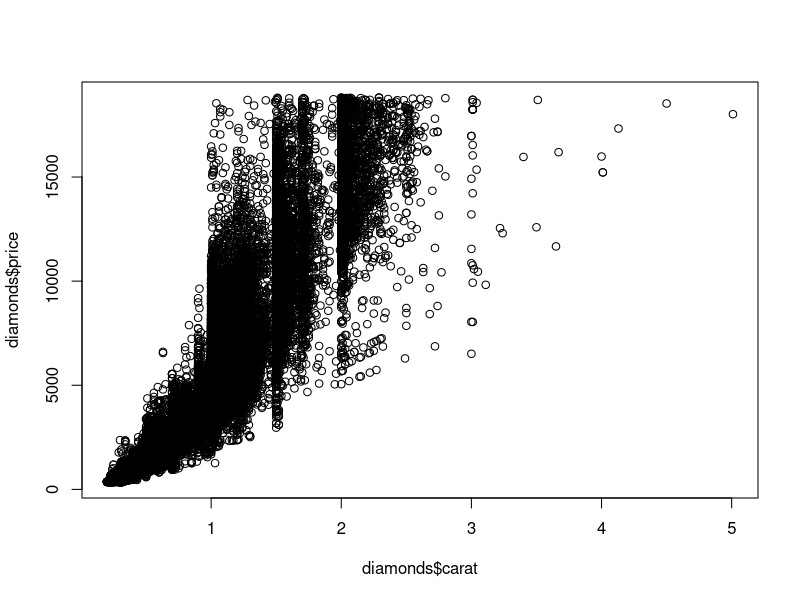
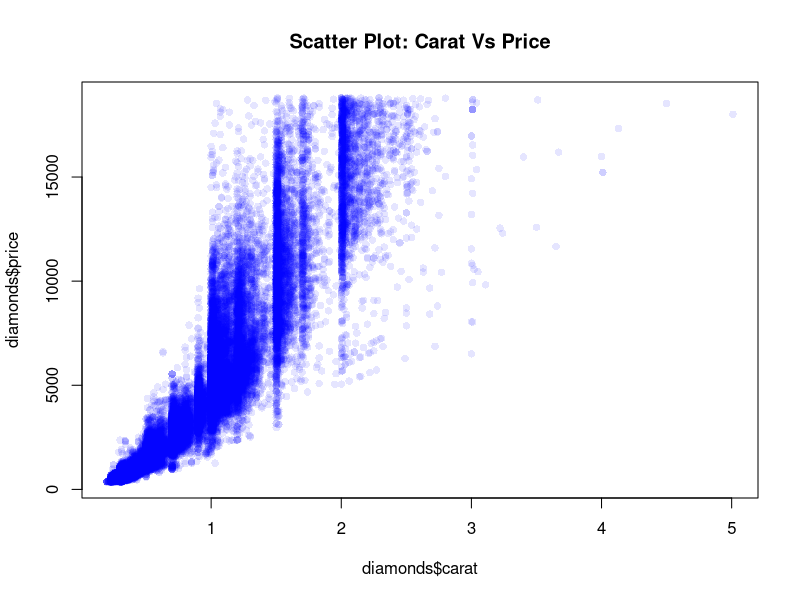
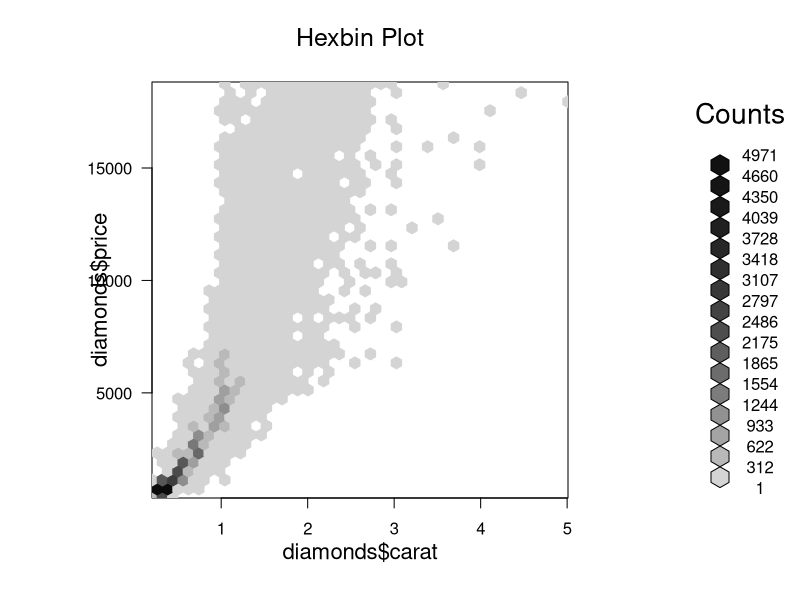
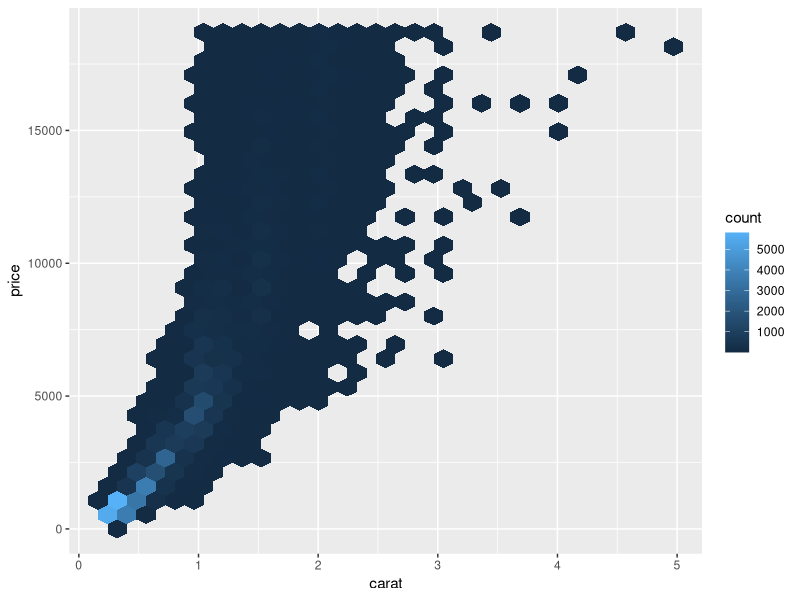

Source code (R) for these figures, in order:
#Load and Understand the DataSet
data(diamonds)
data(package=.packages(all.available = TRUE))
library(ggplot2)
data("diamonds")
str(diamonds)
dim(diamonds)
?diamonds

#Very basic Scatter'

plot(diamonds$carat,diamonds$price)

#improved Scatter
plot(diamonds$carat,diamonds$price,col=rgb(0,0,1,0.1),pch=16,
     main = "Scatter Plot: Carat Vs Price")
#Hexbin Using base r
install.packages('hexbin')

library(hexbin)
hb<-hexbin(diamonds$carat,diamonds$price,xbins = 40)
plot(hb,main="Hexbin Plot")

#basic hexbin using ggplot2

ggplot(diamonds,aes(x=carat,y=price))+
  geom_hex()
#labeled hexbin